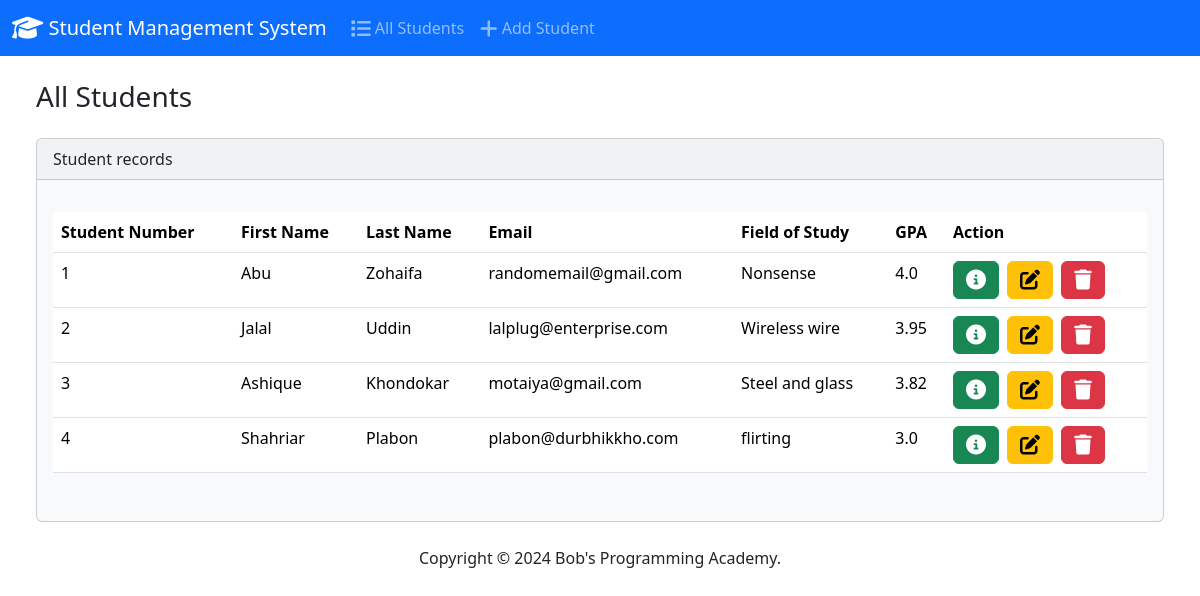
The app's page /, older data.
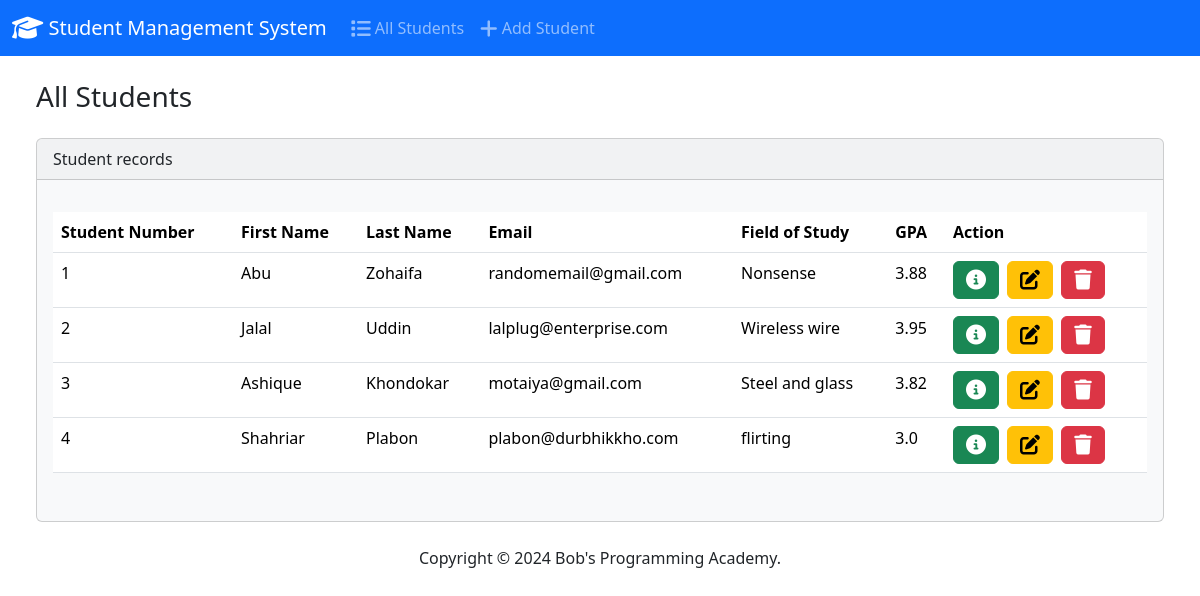
The same page, newer data.
### students/models.py (models this page shows, shortened)
class Students(models.Model):
    student_number = models.PositiveIntegerField()
    first_name = models.CharField(max_length=50)
    last_name = models.CharField(max_length=50)
    email = models.EmailField(max_length=100)
    field_of_study = models.CharField(max_length=50)
    gpa = models.FloatField()

### students/views.py (the view)
# urls.py: path('', views.index, name='index'),
def index(request):
    return render(request, 'students/index.html', {'Students': Students.objects.all() })

### students/templates/students/index.html (shortened to what this page needs)
{% extends 'students/base.html' %}
{% block body %}
<h3 class="m-4">All Students</h3>
    <div class="row">
      <div class="column-12">
        {% if Students %}
        <div class="card bg-light ms-4 me-4 mb-4">
          <div class="card-header">Student records</div>
          <div class="card-body">
            <p class="card-text">
            <div class="table-responsive">
              <table class="table table-hover">
                <thead>
                  <tr>
                    <th scope="col">Student Number</th>
                    <th scope="col">First Name</th>
                    <th scope="col">Last Name</th>
                    <th scope="col">Email</th>
                    <th scope="col">Field of Study</th>
                    <th scope="col">GPA</th>
                    <th scope="col">Action</th>
                  </tr>
                </thead>
                <tbody>
                  {% for student in Students %}
                  <tr>
                    <td>{{ student.student_number }} </td>
                    <td>{{ student.first_name }} </td>
                    <td>{{ student.last_name }} </td>
                    <td>{{ student.email }} </td>
                    <td>{{ student.field_of_study }} </td>
                    <td>{{ student.gpa }} </td>
                    <td><button type="button", class="btn btn-success me-1" href="{% url 'view_students' student.id %}" data-bs-toggle="modal" data-bs-target="#myModal{{student.id}}"><i class="fa-solid fa-circle-info fa-lg"></i></button>
                    <a class="btn btn-warning me-1" href={% url 'edit' student.id %}><i class="fa-solid fa-pen-to-square fa-lg"></i></a>
                    <button type="button" class="btn btn-danger" data-bs-toggle="modal" data-bs-target="#delete{{student.id}}"><i class="fa-solid fa-trash fa-lg"></i> </button>
                    </td>
                  </tr>
                  {% endfor %}
            </tbody>
          </table>
            </div>
            </p>
          </div>
        </div>
        {% else %}
        <h5 class="alert alert-primary ms-4 me-4">No Student records</h5>
        {% endif %}
      </div>
{% endblock %}

Row changes from the older to the newer data that the page shows:
changed Students "Abu": gpa "4.0" → "3.88"
